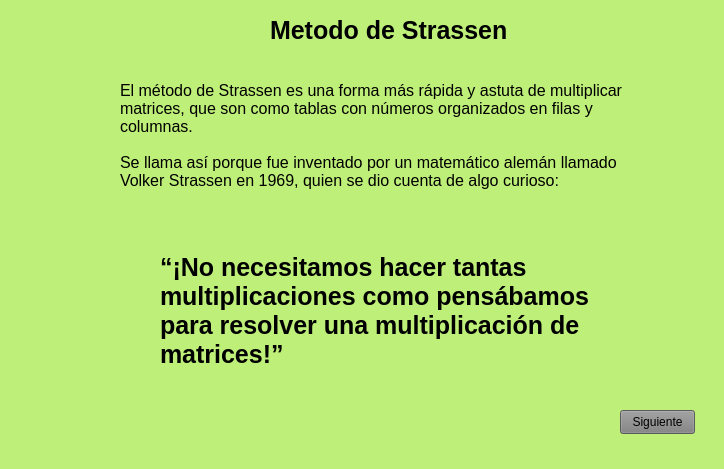
<?xml version="1.0" encoding="UTF-8"?>
<ui version="4.0">
 <class>StrassenVista</class>
 <widget class="QStackedWidget" name="StrassenVista">
  <property name="geometry">
   <rect>
    <x>0</x>
    <y>0</y>
    <width>724</width>
    <height>469</height>
   </rect>
  </property>
  <property name="windowTitle">
   <string>StackedWidget</string>
  </property>
  <property name="styleSheet">
   <string notr="true">background-color: rgb(190, 239, 120)</string>
  </property>
  <property name="currentIndex">
   <number>0</number>
  </property>
  <widget class="QWidget" name="page">
   <widget class="QLabel" name="label">
    <property name="geometry">
     <rect>
      <x>270</x>
      <y>20</y>
      <width>301</width>
      <height>21</height>
     </rect>
    </property>
    <property name="styleSheet">
     <string notr="true">color: black; font: bold; font-size: 19pt</string>
    </property>
    <property name="text">
     <string>Metodo de Strassen </string>
    </property>
   </widget>
   <widget class="QLabel" name="label_2">
    <property name="geometry">
     <rect>
      <x>120</x>
      <y>50</y>
      <width>521</width>
      <height>171</height>
     </rect>
    </property>
    <property name="styleSheet">
     <string notr="true">color: black; font-size: 12pt</string>
    </property>
    <property name="text">
     <string>El método de Strassen es una forma más rápida y astuta de multiplicar matrices, que son como tablas con números organizados en filas y columnas.

Se llama así porque fue inventado por un matemático alemán llamado Volker Strassen en 1969, quien se dio cuenta de algo curioso:</string>
    </property>
    <property name="wordWrap">
     <bool>true</bool>
    </property>
   </widget>
   <widget class="QLabel" name="label_3">
    <property name="geometry">
     <rect>
      <x>160</x>
      <y>230</y>
      <width>451</width>
      <height>161</height>
     </rect>
    </property>
    <property name="styleSheet">
     <string notr="true">color: black; font: bold; font-size: 19pt</string>
    </property>
    <property name="text">
     <string>“¡No necesitamos hacer tantas multiplicaciones como pensábamos para resolver una multiplicación de matrices!”</string>
    </property>
    <property name="wordWrap">
     <bool>true</bool>
    </property>
   </widget>
   <widget class="QPushButton" name="btnNext">
    <property name="geometry">
     <rect>
      <x>620</x>
      <y>410</y>
      <width>75</width>
      <height>24</height>
     </rect>
    </property>
    <property name="styleSheet">
     <string notr="true">background-color: grey</string>
    </property>
    <property name="text">
     <string>Siguiente</string>
    </property>
   </widget>
  </widget>
  <widget class="QWidget" name="page_2">
   <widget class="QLabel" name="label_4">
    <property name="geometry">
     <rect>
      <x>230</x>
      <y>20</y>
      <width>301</width>
      <height>21</height>
     </rect>
    </property>
    <property name="styleSheet">
     <string notr="true">color: black; font: bold; font-size: 19pt</string>
    </property>
    <property name="text">
     <string>Metodo de Strassen </string>
    </property>
   </widget>
   <widget class="QLabel" name="label_5">
    <property name="geometry">
     <rect>
      <x>90</x>
      <y>70</y>
      <width>521</width>
      <height>41</height>
     </rect>
    </property>
    <property name="styleSheet">
     <string notr="true">color: black; font-size: 12pt</string>
    </property>
    <property name="text">
     <string>Tenemos dos equipos de amigos: el equipo A y el equipo B. Cada equipo tiene 2 niños en 2 filas</string>
    </property>
    <property name="wordWrap">
     <bool>true</bool>
    </property>
   </widget>
   <widget class="QLabel" name="label_6">
    <property name="geometry">
     <rect>
      <x>130</x>
      <y>140</y>
      <width>71</width>
      <height>71</height>
     </rect>
    </property>
    <property name="text">
     <string/>
    </property>
    <property name="pixmap">
     <pixmap>Sources/Images/ninio1.jpg</pixmap>
    </property>
    <property name="scaledContents">
     <bool>true</bool>
    </property>
    <property name="wordWrap">
     <bool>false</bool>
    </property>
   </widget>
   <widget class="QLabel" name="label_7">
    <property name="geometry">
     <rect>
      <x>220</x>
      <y>140</y>
      <width>71</width>
      <height>71</height>
     </rect>
    </property>
    <property name="text">
     <string/>
    </property>
    <property name="pixmap">
     <pixmap>Sources/Images/ninio2.png</pixmap>
    </property>
    <property name="scaledContents">
     <bool>true</bool>
    </property>
    <property name="wordWrap">
     <bool>false</bool>
    </property>
   </widget>
   <widget class="QLabel" name="label_8">
    <property name="geometry">
     <rect>
      <x>130</x>
      <y>230</y>
      <width>71</width>
      <height>71</height>
     </rect>
    </property>
    <property name="text">
     <string/>
    </property>
    <property name="pixmap">
     <pixmap>Sources/Images/ninio3.jpg</pixmap>
    </property>
    <property name="scaledContents">
     <bool>true</bool>
    </property>
    <property name="wordWrap">
     <bool>false</bool>
    </property>
   </widget>
   <widget class="QLabel" name="label_9">
    <property name="geometry">
     <rect>
      <x>220</x>
      <y>230</y>
      <width>71</width>
      <height>71</height>
     </rect>
    </property>
    <property name="text">
     <string/>
    </property>
    <property name="pixmap">
     <pixmap>Sources/Images/ninio4.jpg</pixmap>
    </property>
    <property name="scaledContents">
     <bool>true</bool>
    </property>
    <property name="wordWrap">
     <bool>false</bool>
    </property>
   </widget>
   <widget class="QLabel" name="label_10">
    <property name="geometry">
     <rect>
      <x>570</x>
      <y>140</y>
      <width>71</width>
      <height>71</height>
     </rect>
    </property>
    <property name="text">
     <string/>
    </property>
    <property name="pixmap">
     <pixmap>Sources/Images/ninio4.jpg</pixmap>
    </property>
    <property name="scaledContents">
     <bool>true</bool>
    </property>
    <property name="wordWrap">
     <bool>false</bool>
    </property>
   </widget>
   <widget class="QLabel" name="label_11">
    <property name="geometry">
     <rect>
      <x>480</x>
      <y>230</y>
      <width>71</width>
      <height>71</height>
     </rect>
    </property>
    <property name="text">
     <string/>
    </property>
    <property name="pixmap">
     <pixmap>Sources/Images/ninio1.jpg</pixmap>
    </property>
    <property name="scaledContents">
     <bool>true</bool>
    </property>
    <property name="wordWrap">
     <bool>false</bool>
    </property>
   </widget>
   <widget class="QLabel" name="label_12">
    <property name="geometry">
     <rect>
      <x>480</x>
      <y>140</y>
      <width>71</width>
      <height>71</height>
     </rect>
    </property>
    <property name="text">
     <string/>
    </property>
    <property name="pixmap">
     <pixmap>Sources/Images/ninio2.png</pixmap>
    </property>
    <property name="scaledContents">
     <bool>true</bool>
    </property>
    <property name="wordWrap">
     <bool>false</bool>
    </property>
   </widget>
   <widget class="QLabel" name="label_13">
    <property name="geometry">
     <rect>
      <x>570</x>
      <y>230</y>
      <width>71</width>
      <height>71</height>
     </rect>
    </property>
    <property name="text">
     <string/>
    </property>
    <property name="pixmap">
     <pixmap>Sources/Images/ninio3.jpg</pixmap>
    </property>
    <property name="scaledContents">
     <bool>true</bool>
    </property>
    <property name="wordWrap">
     <bool>false</bool>
    </property>
   </widget>
   <widget class="QLabel" name="label_14">
    <property name="geometry">
     <rect>
      <x>150</x>
      <y>310</y>
      <width>111</width>
      <height>41</height>
     </rect>
    </property>
    <property name="styleSheet">
     <string notr="true">color: black; font: bold; font-size: 19pt</string>
    </property>
    <property name="text">
     <string>Equipo A</string>
    </property>
   </widget>
   <widget class="QLabel" name="label_15">
    <property name="geometry">
     <rect>
      <x>510</x>
      <y>310</y>
      <width>111</width>
      <height>41</height>
     </rect>
    </property>
    <property name="styleSheet">
     <string notr="true">color: black; font: bold; font-size: 19pt</string>
    </property>
    <property name="text">
     <string>Equipo B</string>
    </property>
   </widget>
   <widget class="QLabel" name="label_18">
    <property name="geometry">
     <rect>
      <x>40</x>
      <y>160</y>
      <width>61</width>
      <height>31</height>
     </rect>
    </property>
    <property name="styleSheet">
     <string notr="true">color: black; font: bold; font-size: 19pt</string>
    </property>
    <property name="text">
     <string>A1,1</string>
    </property>
   </widget>
   <widget class="QLabel" name="label_19">
    <property name="geometry">
     <rect>
      <x>300</x>
      <y>160</y>
      <width>61</width>
      <height>31</height>
     </rect>
    </property>
    <property name="styleSheet">
     <string notr="true">color: black; font: bold; font-size: 19pt</string>
    </property>
    <property name="text">
     <string>A1,2</string>
    </property>
   </widget>
   <widget class="QLabel" name="label_20">
    <property name="geometry">
     <rect>
      <x>50</x>
      <y>250</y>
      <width>61</width>
      <height>31</height>
     </rect>
    </property>
    <property name="styleSheet">
     <string notr="true">color: black; font: bold; font-size: 19pt</string>
    </property>
    <property name="text">
     <string>A2,1</string>
    </property>
   </widget>
   <widget class="QLabel" name="label_21">
    <property name="geometry">
     <rect>
      <x>300</x>
      <y>250</y>
      <width>61</width>
      <height>31</height>
     </rect>
    </property>
    <property name="styleSheet">
     <string notr="true">color: black; font: bold; font-size: 19pt</string>
    </property>
    <property name="text">
     <string>A2,2</string>
    </property>
   </widget>
   <widget class="QLabel" name="label_22">
    <property name="geometry">
     <rect>
      <x>410</x>
      <y>160</y>
      <width>61</width>
      <height>31</height>
     </rect>
    </property>
    <property name="styleSheet">
     <string notr="true">color: black; font: bold; font-size: 19pt</string>
    </property>
    <property name="text">
     <string>B1,1</string>
    </property>
   </widget>
   <widget class="QLabel" name="label_23">
    <property name="geometry">
     <rect>
      <x>410</x>
      <y>240</y>
      <width>61</width>
      <height>31</height>
     </rect>
    </property>
    <property name="styleSheet">
     <string notr="true">color: black; font: bold; font-size: 19pt</string>
    </property>
    <property name="text">
     <string>B2,1</string>
    </property>
   </widget>
   <widget class="QLabel" name="label_24">
    <property name="geometry">
     <rect>
      <x>650</x>
      <y>160</y>
      <width>61</width>
      <height>31</height>
     </rect>
    </property>
    <property name="styleSheet">
     <string notr="true">color: black; font: bold; font-size: 19pt</string>
    </property>
    <property name="text">
     <string>B1,2</string>
    </property>
   </widget>
   <widget class="QLabel" name="label_25">
    <property name="geometry">
     <rect>
      <x>650</x>
      <y>250</y>
      <width>61</width>
      <height>31</height>
     </rect>
    </property>
    <property name="styleSheet">
     <string notr="true">color: black; font: bold; font-size: 19pt</string>
    </property>
    <property name="text">
     <string>B2,2</string>
    </property>
   </widget>
   <widget class="QPushButton" name="btnNext_2">
    <property name="geometry">
     <rect>
      <x>620</x>
      <y>420</y>
      <width>75</width>
      <height>24</height>
     </rect>
    </property>
    <property name="styleSheet">
     <string notr="true">background-color: grey</string>
    </property>
    <property name="text">
     <string>Siguiente</string>
    </property>
   </widget>
  </widget>
  <widget class="QWidget" name="page_3">
   <widget class="QLabel" name="label_16">
    <property name="geometry">
     <rect>
      <x>100</x>
      <y>60</y>
      <width>521</width>
      <height>71</height>
     </rect>
    </property>
    <property name="styleSheet">
     <string notr="true">color: black; font-size: 12pt</string>
    </property>
    <property name="text">
     <string>Queremos ver cuántos dulces puede compartir cada niño del equipo A con cada niño del equipo B. Pero no vamos a contar de uno en uno. Vamos a usar matemáticas para hacerlo más fácil</string>
    </property>
    <property name="wordWrap">
     <bool>true</bool>
    </property>
   </widget>
   <widget class="QLabel" name="label_17">
    <property name="geometry">
     <rect>
      <x>240</x>
      <y>20</y>
      <width>301</width>
      <height>21</height>
     </rect>
    </property>
    <property name="styleSheet">
     <string notr="true">color: black; font: bold; font-size: 19pt</string>
    </property>
    <property name="text">
     <string>Metodo de Strassen </string>
    </property>
   </widget>
   <widget class="QLabel" name="label_26">
    <property name="geometry">
     <rect>
      <x>90</x>
      <y>140</y>
      <width>521</width>
      <height>21</height>
     </rect>
    </property>
    <property name="styleSheet">
     <string notr="true">color: black; font-size: 12pt</string>
    </property>
    <property name="text">
     <string>Cada chico esta etiquetado segun su posicion en la fila y columna</string>
    </property>
    <property name="wordWrap">
     <bool>true</bool>
    </property>
   </widget>
   <widget class="QLabel" name="label_27">
    <property name="geometry">
     <rect>
      <x>90</x>
      <y>180</y>
      <width>521</width>
      <height>41</height>
     </rect>
    </property>
    <property name="styleSheet">
     <string notr="true">color: black; font-size: 12pt</string>
    </property>
    <property name="text">
     <string>Si hicieramos el metodo simple, el de siempre tendriamos que hacer lo siguiente</string>
    </property>
    <property name="wordWrap">
     <bool>true</bool>
    </property>
   </widget>
   <widget class="QLabel" name="label_28">
    <property name="geometry">
     <rect>
      <x>70</x>
      <y>250</y>
      <width>251</width>
      <height>21</height>
     </rect>
    </property>
    <property name="styleSheet">
     <string notr="true">color: black; font: bold; font-size: 12pt</string>
    </property>
    <property name="text">
     <string>C1 = A1,1 * B1,1 + A1,2 * B2,1</string>
    </property>
   </widget>
   <widget class="QLabel" name="label_29">
    <property name="geometry">
     <rect>
      <x>70</x>
      <y>300</y>
      <width>261</width>
      <height>21</height>
     </rect>
    </property>
    <property name="styleSheet">
     <string notr="true">color: black; font: bold; font-size: 12pt</string>
    </property>
    <property name="text">
     <string>C2 = A1,1 * B1,2 + A1,2 * B2,2</string>
    </property>
   </widget>
   <widget class="QLabel" name="label_30">
    <property name="geometry">
     <rect>
      <x>380</x>
      <y>250</y>
      <width>241</width>
      <height>21</height>
     </rect>
    </property>
    <property name="styleSheet">
     <string notr="true">color: black; font: bold; font-size: 12pt</string>
    </property>
    <property name="text">
     <string>C3 = A2,1* B1,1 + A2,2 + B2,1</string>
    </property>
   </widget>
   <widget class="QLabel" name="label_31">
    <property name="geometry">
     <rect>
      <x>380</x>
      <y>300</y>
      <width>241</width>
      <height>21</height>
     </rect>
    </property>
    <property name="styleSheet">
     <string notr="true">color: black; font: bold; font-size: 12pt</string>
    </property>
    <property name="text">
     <string>C4 = A2,1 * B1,2 + A2,2 * B2,2</string>
    </property>
   </widget>
   <widget class="QLabel" name="label_32">
    <property name="geometry">
     <rect>
      <x>90</x>
      <y>340</y>
      <width>521</width>
      <height>41</height>
     </rect>
    </property>
    <property name="styleSheet">
     <string notr="true">color: black; font-size: 12pt</string>
    </property>
    <property name="text">
     <string>Las C's representan nuestros resultados</string>
    </property>
    <property name="wordWrap">
     <bool>true</bool>
    </property>
   </widget>
   <widget class="QLabel" name="label_33">
    <property name="geometry">
     <rect>
      <x>90</x>
      <y>380</y>
      <width>521</width>
      <height>41</height>
     </rect>
    </property>
    <property name="styleSheet">
     <string notr="true">color: black; font-size: 12pt</string>
    </property>
    <property name="text">
     <string>De esta forma nos tardariamos mucho y si tenemos mas niños, tendriamos que hacer mas cuentas, lo que lo hace lento y muy tedioso</string>
    </property>
    <property name="wordWrap">
     <bool>true</bool>
    </property>
   </widget>
   <widget class="QPushButton" name="btnNext_3">
    <property name="geometry">
     <rect>
      <x>620</x>
      <y>410</y>
      <width>75</width>
      <height>24</height>
     </rect>
    </property>
    <property name="styleSheet">
     <string notr="true">background-color: grey</string>
    </property>
    <property name="text">
     <string>Siguiente</string>
    </property>
   </widget>
  </widget>
  <widget class="QWidget" name="page_4">
   <widget class="QLabel" name="label_34">
    <property name="geometry">
     <rect>
      <x>220</x>
      <y>20</y>
      <width>301</width>
      <height>21</height>
     </rect>
    </property>
    <property name="styleSheet">
     <string notr="true">color: black; font: bold; font-size: 19pt</string>
    </property>
    <property name="text">
     <string>Metodo de Strassen </string>
    </property>
   </widget>
   <widget class="QLabel" name="label_35">
    <property name="geometry">
     <rect>
      <x>100</x>
      <y>60</y>
      <width>521</width>
      <height>71</height>
     </rect>
    </property>
    <property name="styleSheet">
     <string notr="true">color: black; font-size: 12pt</string>
    </property>
    <property name="text">
     <string>El metodo de Strassen consiste en en vez de hacer todas esas cuentas, hagamos una menos, que aunque no parezca gran diferencia, en este metodo solo haremos sumas y restas</string>
    </property>
    <property name="wordWrap">
     <bool>true</bool>
    </property>
   </widget>
   <widget class="QLabel" name="label_36">
    <property name="geometry">
     <rect>
      <x>80</x>
      <y>140</y>
      <width>591</width>
      <height>41</height>
     </rect>
    </property>
    <property name="styleSheet">
     <string notr="true">color: black; font-size: 12pt</string>
    </property>
    <property name="text">
     <string>Compartiremos nuestros dulces de la siguiente forma</string>
    </property>
    <property name="wordWrap">
     <bool>true</bool>
    </property>
   </widget>
   <widget class="QLabel" name="label_37">
    <property name="geometry">
     <rect>
      <x>300</x>
      <y>190</y>
      <width>101</width>
      <height>31</height>
     </rect>
    </property>
    <property name="styleSheet">
     <string notr="true">color: black; font: bold; font-size: 19pt</string>
    </property>
    <property name="text">
     <string>Equipos</string>
    </property>
   </widget>
   <widget class="QLabel" name="label_38">
    <property name="geometry">
     <rect>
      <x>70</x>
      <y>250</y>
      <width>271</width>
      <height>21</height>
     </rect>
    </property>
    <property name="styleSheet">
     <string notr="true">color: black; font: bold; font-size: 12pt</string>
    </property>
    <property name="text">
     <string>M1 = (A1,1 + A2,2) * (B1,1 + B2,2)</string>
    </property>
   </widget>
   <widget class="QLabel" name="label_39">
    <property name="geometry">
     <rect>
      <x>70</x>
      <y>290</y>
      <width>251</width>
      <height>21</height>
     </rect>
    </property>
    <property name="styleSheet">
     <string notr="true">color: black; font: bold; font-size: 12pt</string>
    </property>
    <property name="text">
     <string>M2 = (A2,1 + A2,2) * (B1,1)</string>
    </property>
   </widget>
   <widget class="QLabel" name="label_40">
    <property name="geometry">
     <rect>
      <x>70</x>
      <y>380</y>
      <width>251</width>
      <height>21</height>
     </rect>
    </property>
    <property name="styleSheet">
     <string notr="true">color: black; font: bold; font-size: 12pt</string>
    </property>
    <property name="text">
     <string>M4 =A2,2 * (B2,1 - B1,1)</string>
    </property>
   </widget>
   <widget class="QLabel" name="label_41">
    <property name="geometry">
     <rect>
      <x>380</x>
      <y>270</y>
      <width>271</width>
      <height>21</height>
     </rect>
    </property>
    <property name="styleSheet">
     <string notr="true">color: black; font: bold; font-size: 12pt</string>
    </property>
    <property name="text">
     <string>M5 = (A1,1 + A1,2) * (B1,1 + B1,2)</string>
    </property>
   </widget>
   <widget class="QLabel" name="label_42">
    <property name="geometry">
     <rect>
      <x>70</x>
      <y>330</y>
      <width>251</width>
      <height>21</height>
     </rect>
    </property>
    <property name="styleSheet">
     <string notr="true">color: black; font: bold; font-size: 12pt</string>
    </property>
    <property name="text">
     <string>M3 = A1,1 * (B1,2 - B2,2)</string>
    </property>
   </widget>
   <widget class="QLabel" name="label_44">
    <property name="geometry">
     <rect>
      <x>380</x>
      <y>360</y>
      <width>261</width>
      <height>21</height>
     </rect>
    </property>
    <property name="styleSheet">
     <string notr="true">color: black; font: bold; font-size: 12pt</string>
    </property>
    <property name="text">
     <string>M7 = (A1,2 - A2,2) * (B2,1 + B2,2)</string>
    </property>
   </widget>
   <widget class="QLabel" name="label_45">
    <property name="geometry">
     <rect>
      <x>380</x>
      <y>320</y>
      <width>261</width>
      <height>21</height>
     </rect>
    </property>
    <property name="styleSheet">
     <string notr="true">color: black; font: bold; font-size: 12pt</string>
    </property>
    <property name="text">
     <string>M6 = (A2,1 - A1,1) * (B1,1 + B1,2)</string>
    </property>
   </widget>
   <widget class="QPushButton" name="btnNext_4">
    <property name="geometry">
     <rect>
      <x>630</x>
      <y>420</y>
      <width>75</width>
      <height>24</height>
     </rect>
    </property>
    <property name="styleSheet">
     <string notr="true">background-color: grey</string>
    </property>
    <property name="text">
     <string>Siguiente</string>
    </property>
   </widget>
  </widget>
  <widget class="QWidget" name="page_5">
   <widget class="QLabel" name="label_43">
    <property name="geometry">
     <rect>
      <x>110</x>
      <y>60</y>
      <width>521</width>
      <height>71</height>
     </rect>
    </property>
    <property name="styleSheet">
     <string notr="true">color: black; font-size: 12pt</string>
    </property>
    <property name="text">
     <string>Ahora, con estos resultados formaremos nuestra tabla que nos dara el resultado de como repartimos nuestros dulces</string>
    </property>
    <property name="wordWrap">
     <bool>true</bool>
    </property>
   </widget>
   <widget class="QLabel" name="label_46">
    <property name="geometry">
     <rect>
      <x>230</x>
      <y>20</y>
      <width>301</width>
      <height>21</height>
     </rect>
    </property>
    <property name="styleSheet">
     <string notr="true">color: black; font: bold; font-size: 19pt</string>
    </property>
    <property name="text">
     <string>Metodo de Strassen </string>
    </property>
   </widget>
   <widget class="QLabel" name="label_47">
    <property name="geometry">
     <rect>
      <x>120</x>
      <y>150</y>
      <width>271</width>
      <height>21</height>
     </rect>
    </property>
    <property name="styleSheet">
     <string notr="true">color: black; font: bold; font-size: 12pt</string>
    </property>
    <property name="text">
     <string>C1,1 = M1+M4 - M5 + M7</string>
    </property>
   </widget>
   <widget class="QLabel" name="label_48">
    <property name="geometry">
     <rect>
      <x>360</x>
      <y>150</y>
      <width>271</width>
      <height>21</height>
     </rect>
    </property>
    <property name="styleSheet">
     <string notr="true">color: black; font: bold; font-size: 12pt</string>
    </property>
    <property name="text">
     <string>C1,2 = M3 + M5</string>
    </property>
   </widget>
   <widget class="QLabel" name="label_49">
    <property name="geometry">
     <rect>
      <x>130</x>
      <y>210</y>
      <width>271</width>
      <height>21</height>
     </rect>
    </property>
    <property name="styleSheet">
     <string notr="true">color: black; font: bold; font-size: 12pt</string>
    </property>
    <property name="text">
     <string>C2,1 = M2 + M4</string>
    </property>
   </widget>
   <widget class="QLabel" name="label_50">
    <property name="geometry">
     <rect>
      <x>360</x>
      <y>210</y>
      <width>271</width>
      <height>21</height>
     </rect>
    </property>
    <property name="styleSheet">
     <string notr="true">color: black; font: bold; font-size: 12pt</string>
    </property>
    <property name="text">
     <string>C2,2 = M1 -M2 +M3 +M6</string>
    </property>
   </widget>
   <widget class="QLabel" name="label_51">
    <property name="geometry">
     <rect>
      <x>100</x>
      <y>260</y>
      <width>521</width>
      <height>71</height>
     </rect>
    </property>
    <property name="styleSheet">
     <string notr="true">color: black; font-size: 12pt</string>
    </property>
    <property name="text">
     <string>Esto nos da el resultado de los dulces que cada niño puede compartir de una manera mucho mas entendible e incluso organizada</string>
    </property>
    <property name="wordWrap">
     <bool>true</bool>
    </property>
   </widget>
   <widget class="QPushButton" name="btnTerminar">
    <property name="geometry">
     <rect>
      <x>270</x>
      <y>350</y>
      <width>121</width>
      <height>71</height>
     </rect>
    </property>
    <property name="styleSheet">
     <string notr="true">background-color: grey; font-size: 12pt; font: bold;</string>
    </property>
    <property name="text">
     <string>TERMINAR</string>
    </property>
   </widget>
  </widget>
 </widget>
 <resources/>
 <connections/>
</ui>
